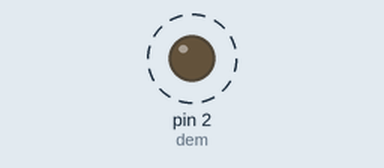
This sketch was run on a simulated Arduino Uno, built with avr-gcc and run on an emulated ATmega328P. On the bench: output pins drawn as LEDs (lit = HIGH). Dashed ring = blinking.

Above: at 0.5 s.
Timing chart, 0 to 4.6 s (numbered marks = the images above):
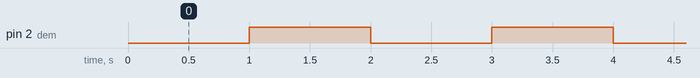

Measured:
- by itself, pin 2 (dem): alternates HIGH for 1.0 s and LOW for 1.0 s

The sketch:

NEO_ARMSTRONG_CYCLON_JET_ARMSTRONG_CANNON.ino
```cpp
int dem=2;
void setup() {
 pinMode(dem,OUTPUT);
 digitalWrite(dem,HIGH);
}

void loop() {
digitalWrite(dem,LOW);
delay(1000);
digitalWrite(dem,HIGH);
delay(1000);
}
```
